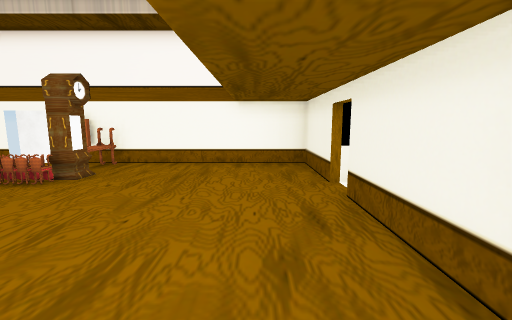
[1] (above)

22 first-person views from a walk through a scene from a Unity 3-D project. The camera is 1.5 m above the floor, tilts 8° down and sees 90° across. The floor is counted in squares, 1 m on a side. Each view is taken from the middle of a square. On the plan, view 1 faces up. The plan holds only what a view shows up to about 13 squares ahead; the rest is blank. The player character is not drawn. Some animated figures are left out. Some surface patterns are stand-ins.

[2]
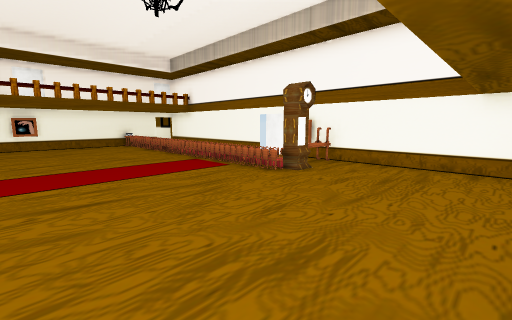

[3]
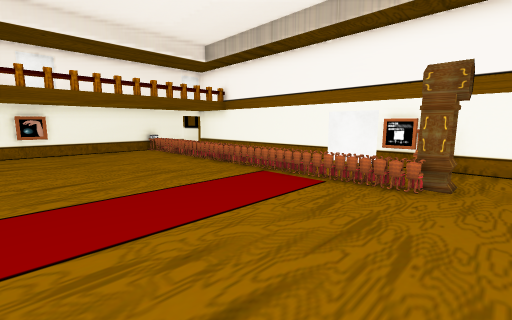

[4]
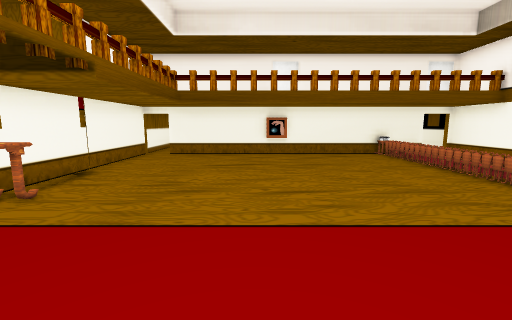

[5]
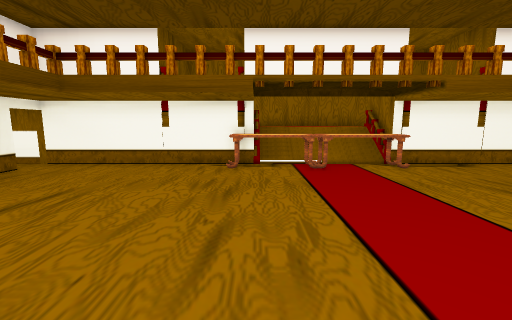

[6]
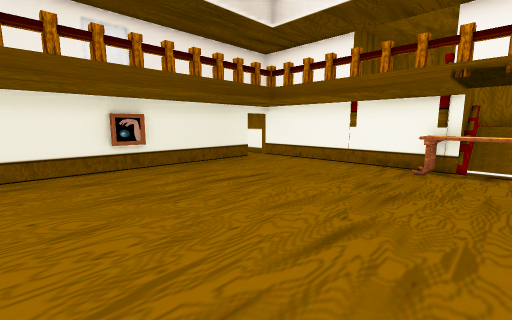

[7]
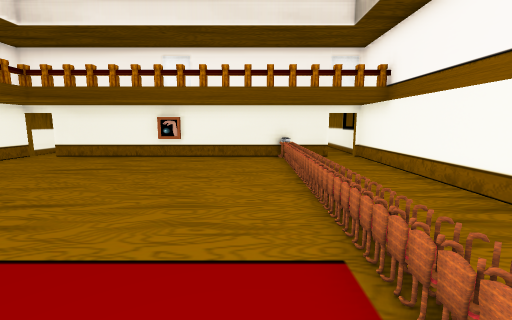

[8]
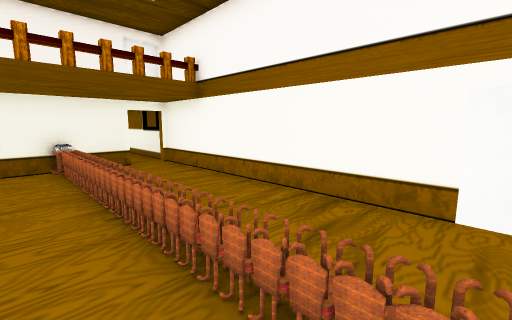

[9]
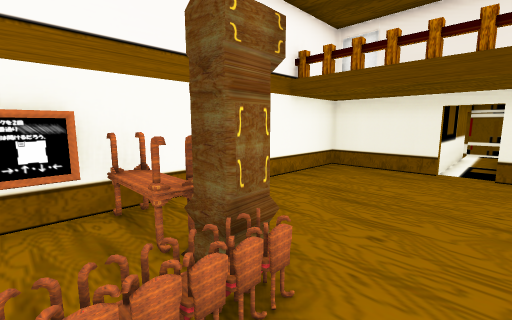

[10]
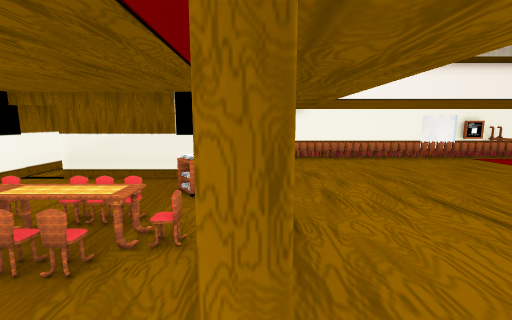

[11]
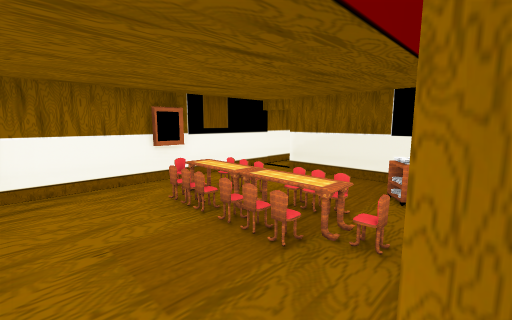

[12]
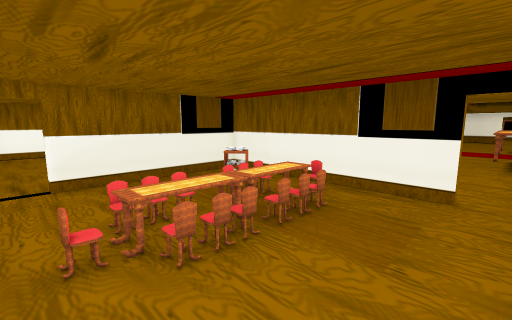

[13]
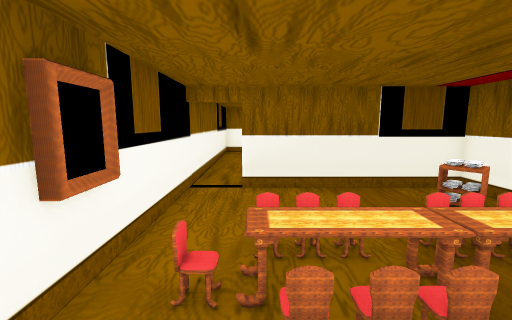

[14]
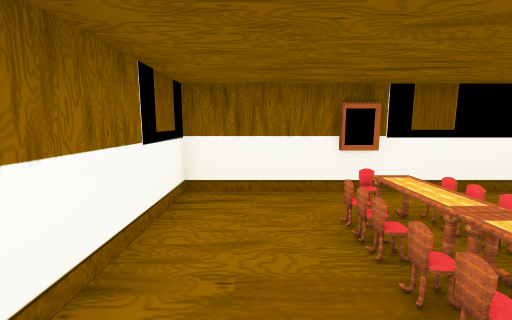

[15]
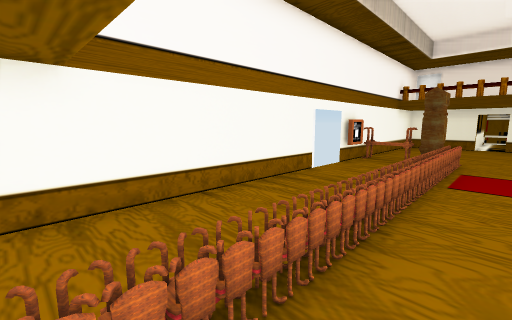

[16]
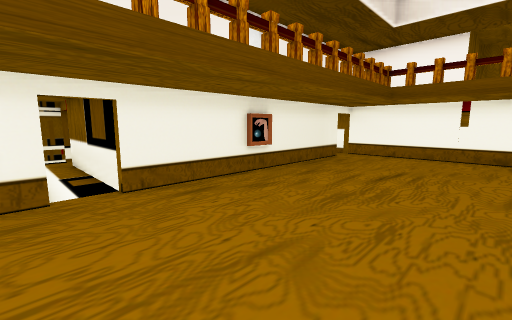

[17]
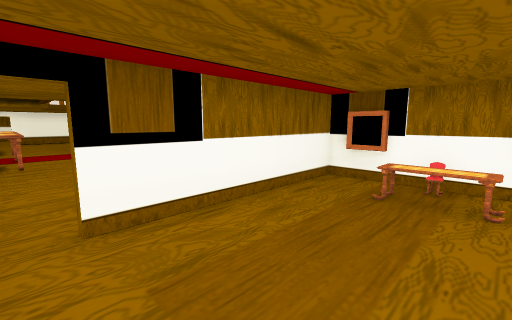

[18]
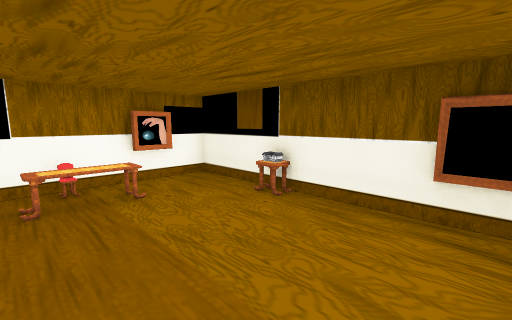

[19]
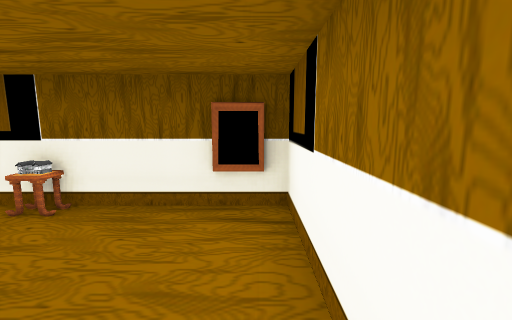

[20]
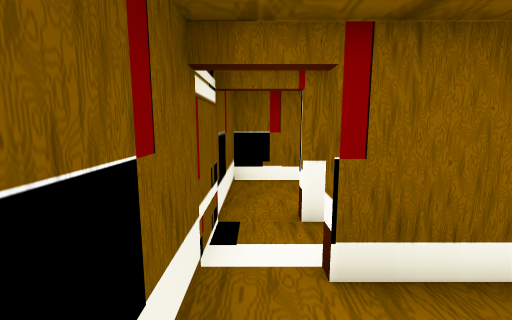

[21]
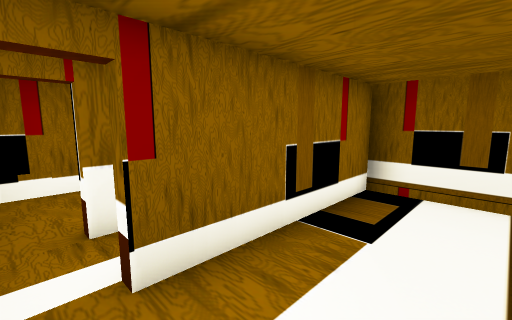

[22]
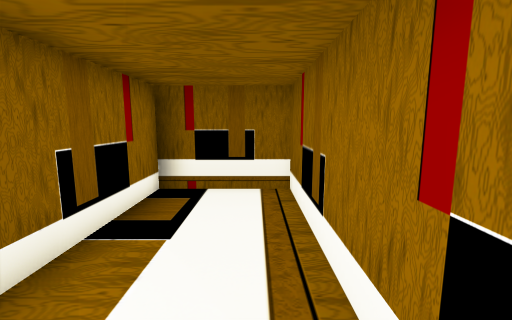

### Floor plan
Points are (right, up) in squares from view 1. A wall is a line through its corners. A room is listed if a view was taken in it or the views show most of it. See-through windows are left out.
Room 1 (views 1, 2, 3, 4, 5, 6, 7, 8, 9, 10, 11, 15, 16)
walls: (-6.1, -5.6) (2.6, -5.6); (-9.4, 9.8) (-19, 9.8); (-8.1, -6) (-5.9, -6); (-8, -6.3) (-5.9, -6.3); (-11.1, -6) (-8.2, -6); (-8.1, -6.7) (-5.9, -6.7); (-11.1, -6.7) (-9, -6.7); (-18.9, 5.5) (-18.9, -4.4); (1.9, -4.4) (1.9, 5.2) (7.4, 5.2); (-18.9, 8.4) (-18.9, 6.4); (-19.5, -5.6) (-11.1, -5.6); (7.4, 6.5) (1.9, 6.5) (1.9, 9.8) (-7.5, 9.8); (8.6, 4.4) (8.6, 6.6)
low walls: (-7.9, -5.8) (-6.1, -5.8); (-10.9, -5.8) (-8.8, -5.8); (-8, -6.5) (-6.1, -6.5); (-10.9, -6.3) (-8.9, -6.3); (-11.1, -6.5) (-8.8, -6.5)
ways out: opening at (-19, -5) to room 2; opening at (2, -5) to room 3; opening at (8, 5) to room 3; opening at (8, 7) to room 4; opening at (-19, 9)
objects: chair (-17, 6); chair (-16, 6); chair (-15, 6); chair (-15, 7); chair (-14, 6); chair (-14, 7); chair (-13, 6); chair (-13, 7); chair (-12, 6); chair (-12, 7); table (-11, -5) to (-9, -5); chair (-11, 6); chair (-11, 7); chair (-10, 6); chair (-10, 7); chair (-9, 6); chair (-9, 7); table (-8, -5) to (-6, -5); chair (-8, 6) to (-8, 7); chair (-7, 6); chair (-7, 7); other object (-7, 9) to (-7, 10); chair (-6, 6); chair (-6, 7); table (-6, 8) to (-5, 9); chair (-5, 6); clock (-5, 7) to (-5, 8)
Room 2 (views 12, 13, 14)
walls: (-25.6, 1.4) (-25.6, -5.6) (-19.5, -5.6); (-19.2, -4.4) (-19.2, 2) (-24.4, 2)
ways out: opening at (-19, -5) to room 1; opening at (-25, 2)
objects: chair (-25, -3); other object (-25, -2); chair (-24, -3); table (-24, -2) to (-23, -2); chair (-24, -1); chair (-23, -3); chair (-23, -1); chair (-22, -3); table (-22, -2) to (-21, -2); chair (-22, -1); chair (-21, -3); chair (-21, -1); other object (-21, 0) to (-20, 1); chair (-20, -2)
Room 3 (views 17, 18, 19)
walls: (7.5, 2.2) (8.6, 2.2) (8.6, 4.4); (2.6, -5.6) (8.6, -5.6) (8.6, 2) (2.2, 2) (2.2, -4.4)
ways out: opening at (2, -5) to room 1; opening at (8, 5) to room 1
objects: table (4, 0) to (6, 1); chair (5, 2); table (8, -1)
Room 4 (views 20, 21, 22)
walls: (7.4, 9.8) (2.2, 9.8) (2.2, 6.7) (7.4, 6.7); (8.6, 6.6) (8.6, 8.5)
ways out: opening at (8, 7) to room 1

Positions as (right, up) in squares from view 1, and headings:
1: (0, 0), facing up
2: (0, 0), facing up-left
3: (-4, 0), facing up-left
4: (-6, 0), facing left
5: (-6, 4), facing down
6: (-7, 4), facing down-right
7: (-7, 5), facing left
8: (-9, 5), facing up-left
9: (-7, 5), facing up-right
10: (-19, -5), facing up
11: (-19, -5), facing up-left
12: (-25, -5), facing up-right
13: (-24, -4), facing up
14: (-20, -4), facing left
15: (-17, 5), facing up-right
16: (-4, 7), facing down-right
17: (6, -5), facing up-left
18: (4, -5), facing up-right
19: (4, -5), facing right
20: (8, 9), facing down
21: (8, 9), facing down-left
22: (8, 9), facing left
